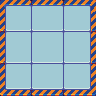

Rendered tile map (Tiled .tmx) drawn with the repository's tilesets; below, a short description and the full map source, tile grids included:
An orthogonal 3x3 tile map with 32x32 px tiles, 1 tile layer (Tile Layer 1) and 5 objects.

<map version="1.11" tiledversion="1.11.0" orientation="orthogonal" renderorder="right-down" width="3" height="3" tilewidth="32" tileheight="32" infinite="0" nextlayerid="3" nextobjectid="6">
 <tileset firstgid="1" source="tilesheet.tsx" />
 <layer id="1" name="Tile Layer 1" width="3" height="3">
  <data encoding="csv">
6,7,8,
20,21,22,
34,35,36
</data>
 </layer>
 <objectgroup id="2" name="Object Layer 1">
  <object id="1" template="tiled_object_template.tx" x="32" y="32">
   <properties>
   </properties>
  </object>
  <object id="2" gid="45" x="0" y="32" width="32" height="32" />
  <object id="3" template="tiled_object_template.tx" x="0" y="64" width="64" height="32" />
  <object id="4" gid="3221225517" x="64" y="32" width="32" height="32" />
  <object id="5" gid="536870957" x="64" y="64" width="32" height="32" />
 </objectgroup>
</map>
